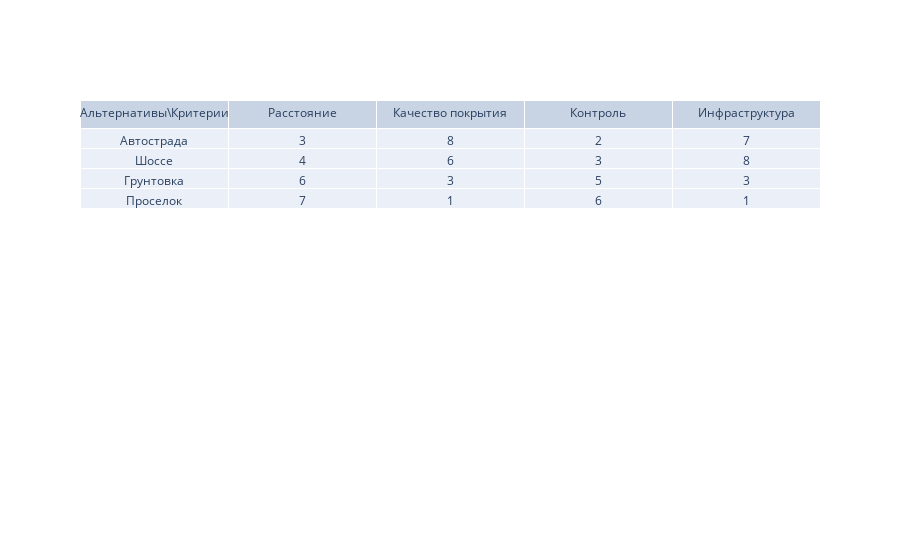

The notebook cell this image was saved under:
### Code cell
# Альтернативы
alternatives = ['Автострада', 'Шоссе', 'Грунтовка', 'Проселок']

# Критерии
criterions = ['Расстояние',
              'Качество покрытия',
              'Контроль',
              'Инфраструктура']

# Для матрицы оценок результатов
distanс = [3.,4.,6.,7.] # Чем больше расстояние, тем меньше оценка
quality = [8.,6.,3.,1.]
control = [2.,3.,5.,6.] # Чем больше контроль, тем меньше оценка
infrast = [7.,8.,3.,1.]


# Веса критериев
weights = [8.,
           8.,
           2.,
           4.]
# Нормализация списка весов критериев
weights = [w / 10 for w in weights]

# Матрица оценок для альтернатив
a_matrix_orig = np.array([distanс,
            quality,
            control,
            infrast], dtype=float)
print(a_matrix_orig)

# Вывод изначальной таблицы оценок
fig_beg = Figure(data=[
    Table(
        header=dict(values=['Альтернативы\Критерии'] + criterions),
        cells=dict(
            values=[
                alternatives,
                distanс,
                quality,
                control,
                infrast
            ]),
    )])
iplot(fig_beg)

# Точность после запятой
okr = 5

### Figure 1 — Plotly figure (JSON) as saved in the notebook; plotly's stock layout.template omitted (floating-point values rounded to 4 significant figures)
{"data": [{"cells": {"values": [["Автострада", "Шоссе", "Грунтовка", "Проселок"], [3.0, 4.0, 6.0, 7.0], [8.0, 6.0, 3.0, 1.0], [2.0, 3.0, 5.0, 6.0], [7.0, 8.0, 3.0, 1.0]]}, "header": {"values": ["Альтернативы\\Критерии", "Расстояние", "Качество покрытия", "Контроль", "Инфраструктура"]}, "type": "table"}], "layout": {}}
